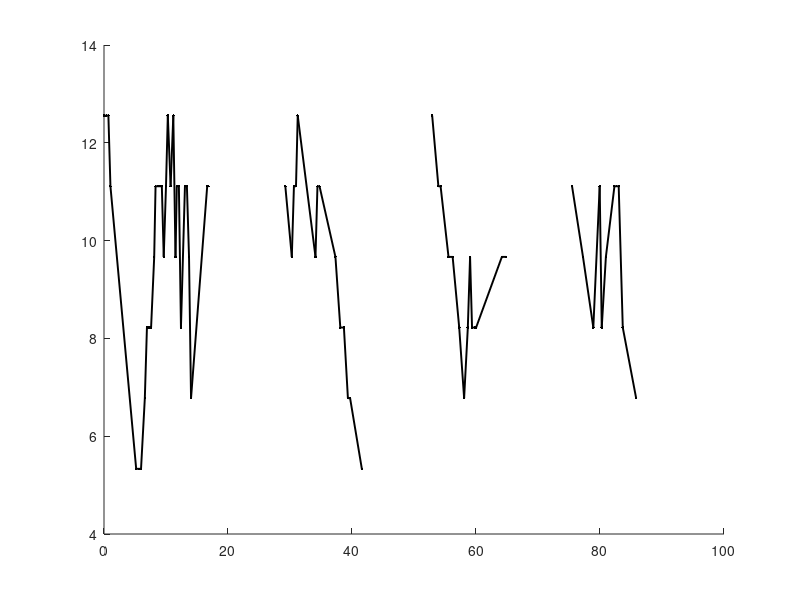

Write MATLAB code to recreate this figure. (Note: this script raises an error after producing the figure.)
%% Using KSS/PVT on MOLI

%load the data-set
clear; close; clc;
load('regres_01.mat');
addpath('./functions/');

figure(1); hold on;
for i = 1 : length(dte.t)
    plot(dte.t{i}, dte.y{i}, 'k-', 'LineWidth', 1.4);
    plot(dte.t{i}, dte.y{i}, 'k.', 'LineWidth', 1.6);
end
hold off;

%% Run the nonlinear least squares approach

par = est_nlLeast(dte, 'genetic algorithm');

%% Determine the model structure 

[struc,dt] = struc_select('genetic',dte);

%% Determine the model parameters

parameters = est_regr(dt,struc,'16','ls');

%% Plotting some results

time_sam.init = [dt.t{1}(1), dt.init(2:end)];
time_sam.final = dt.final;
initial = dt.y{1}(1);

% simulate the alertness level for the estimate data
dts = sim_system(parameters,time_sam,initial);

figure(2);
for i = 1 : 1%length(dts.y)
    subplot(3,1,1); hold on;
    plot(dts.td{i},dts.yd{i},'r--','LineWidth',1.6);
    subplot(3,1,2); hold on;
    plot(dts.td{i},dts.yd{i} - dts.dhom{i},'r--','LineWidth',1.6);
    subplot(3,1,3); hold on;
    plot(dts.td{i},dts.dhom{i},'r--','LineWidth',1.6);
   
    if i ~= length(dts.y)
        subplot(3,1,1); hold on;
        plot(dts.tn{i},dts.yn{i},'r--','LineWidth',1.6);
        subplot(3,1,2); hold on;
        plot(dts.tn{i},dts.yn{i} - dts.nhom{i},'r--','LineWidth',1.6);
        subplot(3,1,3); hold on;
        plot(dts.tn{i},dts.nhom{i},'r--','LineWidth',1.6);    
    end
end

%% Plotting some one step ahead predictions

dts = pred_system(parameters,dte);

figure(3); hold on;
for i = 1 : length(dts.t)
     scatter(dts.t{i}, dts.y{i}, 'r', 'LineWidth', 1.2);
     %scatter(dte.t{i}, dte.y{i}, 'k', 'LineWidth', 1.4);
end
